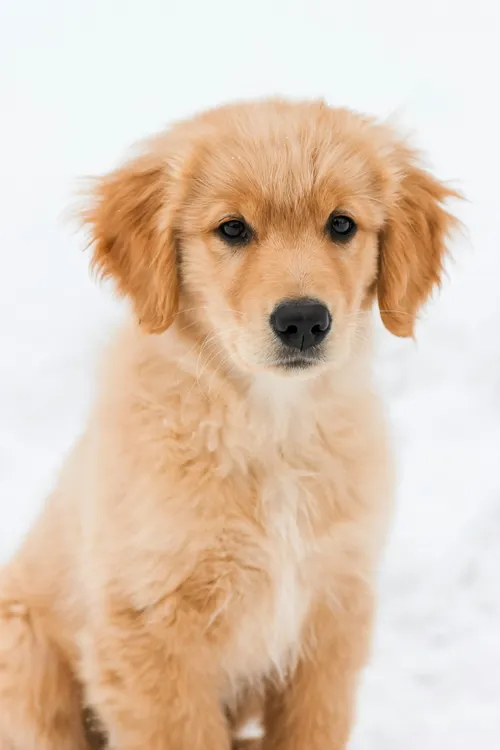
#> input picture Photos/Dog_2.webp, 500 x 750 px
$ python histogram.py
#> lines starting #> are read from the running program, lines starting #| are printed output that depends on the picture; after the words box and inside, x2 and y2 are one past the last pixel; in counts of white or black regions, pixels touching at a corner belong together
import cv2 as cv
import matplotlib.pyplot as plt
import numpy as np

img = cv.imread('Photos/Dog_2.webp')
#> img is the input picture: shape (750, 500, 3); mean B, G, R 181.2, 201.4, 223.4
blank = np.zeros(img.shape[:2],dtype='uint8')

gray = cv.cvtColor(img, cv.COLOR_BGR2GRAY)
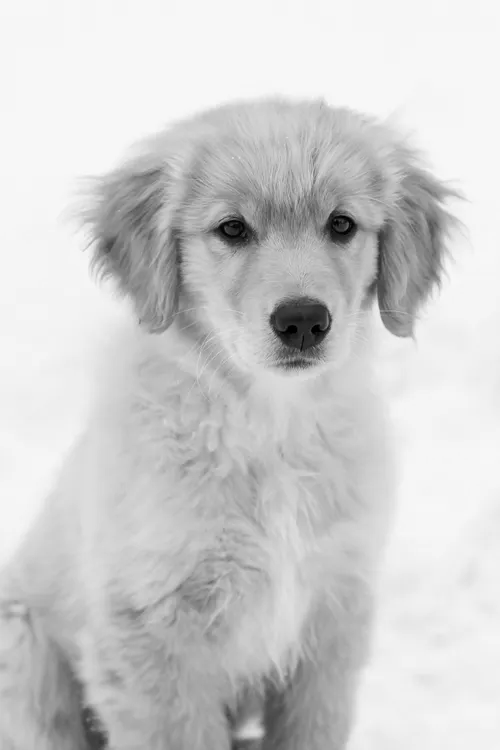
#> gray: shape (750, 500); min 0, max 249, mean 205.8

circle = cv.circle(blank, (img.shape[1]//2,img.shape[0]//2),100 , 255, -1 )
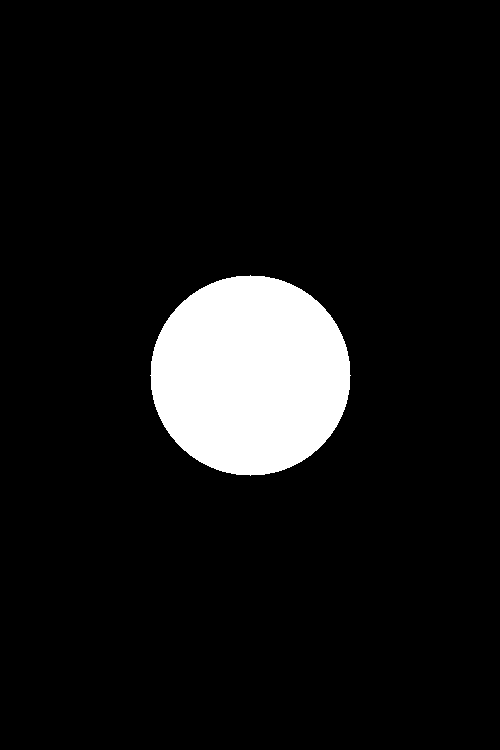
#> blank: shape (750, 500); 8.4% white; 1 white region, box (x1, y1, x2, y2) and area: (150, 275, 351, 476) 31417

mask = cv.bitwise_and(gray,gray,mask=circle)
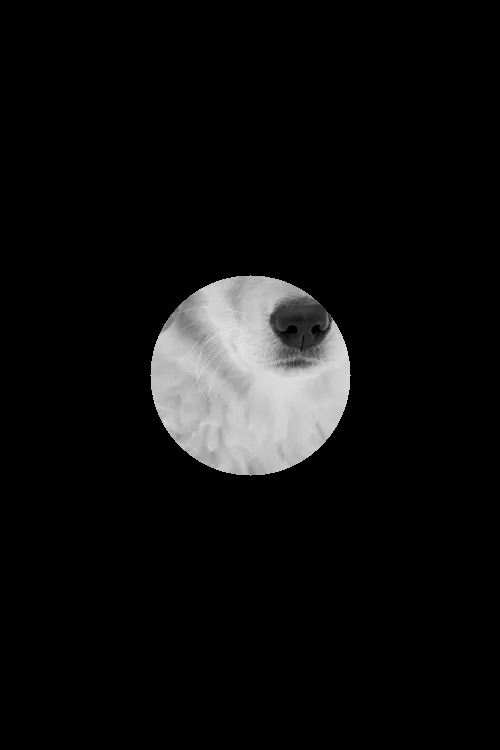
#> mask: shape (750, 500); min 0, max 231, mean 14.8
hist = cv.calcHist([gray], [0] , mask ,[256] ,[0,256])
#> hist = 256 values, max 944 at index 197, min 0 at index 0, mean 122.5
# cv.imshow('Gray',hist)
cv.imshow('Mask', mask)
plt.plot(hist)
plt.xlim([0,256])
plt.show()
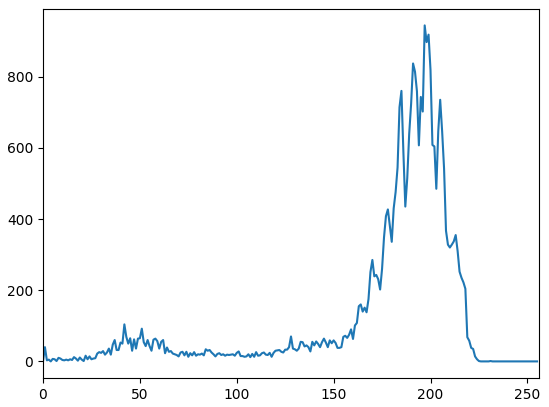
#> figure drawn by matplotlib, 1 panel; curve peaks at x = 197, y = 944

cv.waitKey(0)

$ run again, with Photos/Dog_1.webp copied over Photos/Dog_2.webp
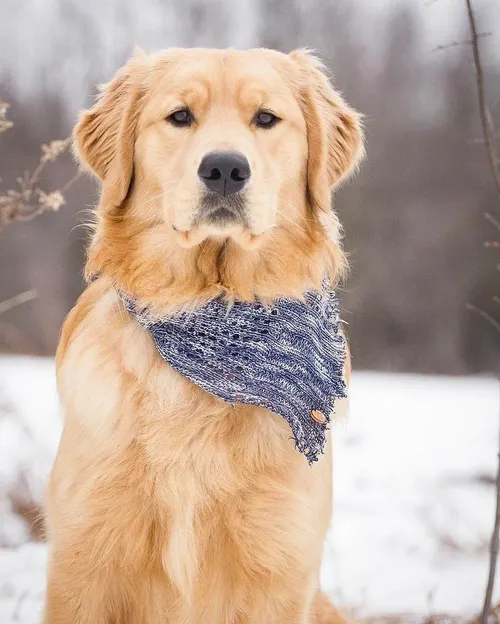
#> input picture Photos/Dog_1.webp, 500 x 624 px
#> img is the input picture: shape (624, 500, 3); mean B, G, R 156.4, 171, 192.1
#> `circle = cv.circle(blank, (img.shape[1]//2,img.shape[0]//2),100 , 255,..`:
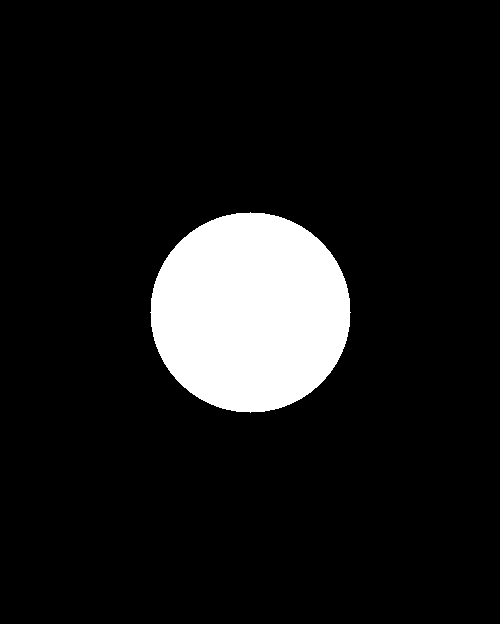
#> blank: shape (624, 500); 10.1% white; 1 white region, box (x1, y1, x2, y2) and area: (150, 212, 351, 413) 31417
#> hist = 256 values, max 394 at index 192, min 0 at index 0, mean 122.7
#> `plt.show()`:
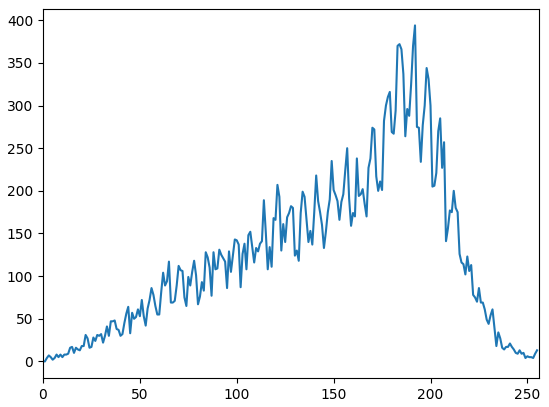
#> figure drawn by matplotlib, 1 panel; curve peaks at x = 192, y = 394
